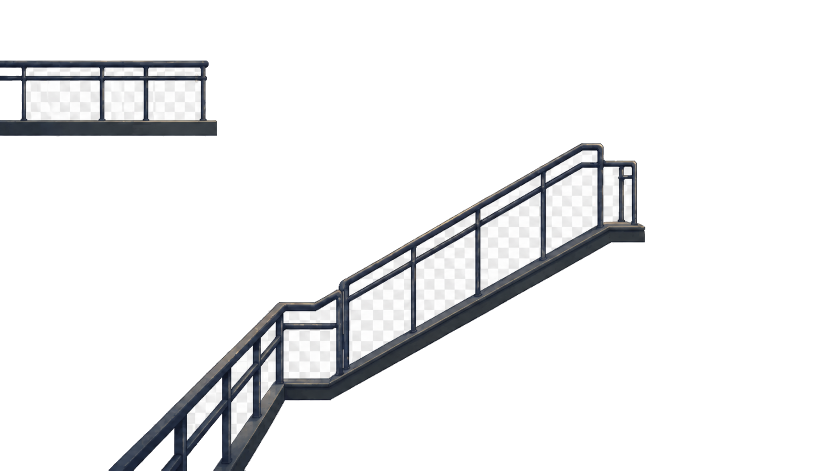
#> input picture assets/art/Scene 0/stairwell_layers_true_transparency/layer_03_midground_railings.png, 1672 x 941 px (shown at 1/2 size)
$ python clean_stairwell_layers.py
#> lines starting #> are read from the running program, lines starting #| are printed output that depends on the picture
"""Bake the stairwell railing checkerboard cleanup into real alpha PNGs."""

from pathlib import Path

from PIL import Image


ROOT = Path(__file__).resolve().parents[1]
SOURCE_DIR = ROOT / "assets" / "art" / "Scene 0" / "stairwell_layers_true_transparency"
LAYERS = {
    "layer_03_midground_railings.png": "layer_03_midground_railings_alpha.png",
    "layer_04_foreground.png": "layer_04_foreground_alpha.png",
}
UPPER_LANDING_RAIL = "upper_landing_front_rail_alpha.png"


def remove_checker(source: Path, output: Path) -> None:
    image = Image.open(source).convert("RGBA")
#> image is the input picture: PIL image 1672x941 RGBA; mean R, G, B, A 228, 228.3, 229.1, 42.4
    pixels = image.load()
    removed = 0
    for y in range(image.height):
        for x in range(image.width):
            red, green, blue, alpha = pixels[x, y]
            brightest = max(red, green, blue) / 255.0
            darkest = min(red, green, blue) / 255.0
            if darkest > 0.70 and brightest - darkest < 0.09:
                pixels[x, y] = (red, green, blue, 0)
                removed += 1
            elif alpha:
                # Preserve the authored edge alpha and reject invisible RGB noise.
                pixels[x, y] = (red, green, blue, alpha)
#> after the loop, removed = 1442671
    image.save(output)
    print(f"Wrote {output.name}: removed {removed} checker pixels")
#| Wrote layer_03_midground_railings_alpha.png: removed 1442671 checker pixels


def main() -> None:
    for source_name, output_name in LAYERS.items():
        remove_checker(SOURCE_DIR / source_name, SOURCE_DIR / output_name)
    midground = Image.open(SOURCE_DIR / LAYERS["layer_03_midground_railings.png"]).convert("RGBA")
    landing_rail = Image.new("RGBA", midground.size)
#> landing_rail: PIL image 1672x941 RGBA; every value is 0
    # The camera-facing rail beside the top-left door is the only portion of
    # the midground sheet that must return in front of the player.
    landing_rail.alpha_composite(midground.crop((0, 96, 448, 292)), (0, 96))
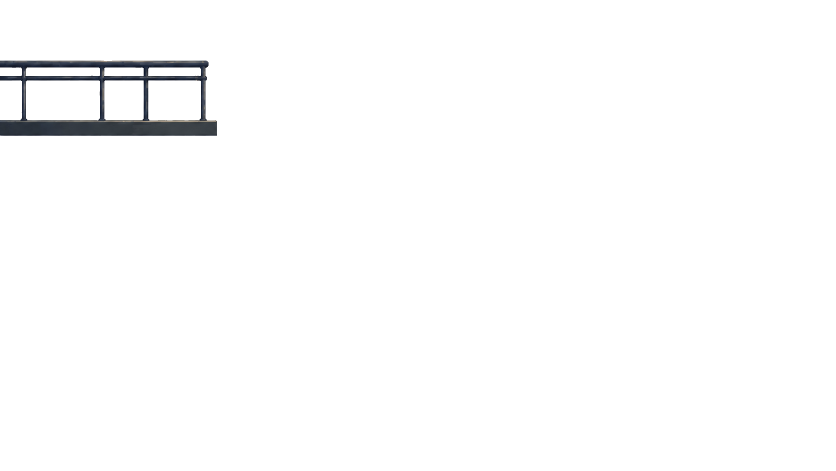
#> landing_rail: PIL image 1672x941 RGBA (shown at 1/2 size); mean R, G, B, A 1, 1.1, 1.3, 4.4; transparent parts drawn white
    landing_rail.save(SOURCE_DIR / UPPER_LANDING_RAIL)
    print(f"Wrote {UPPER_LANDING_RAIL}")


if __name__ == "__main__":
    main()
